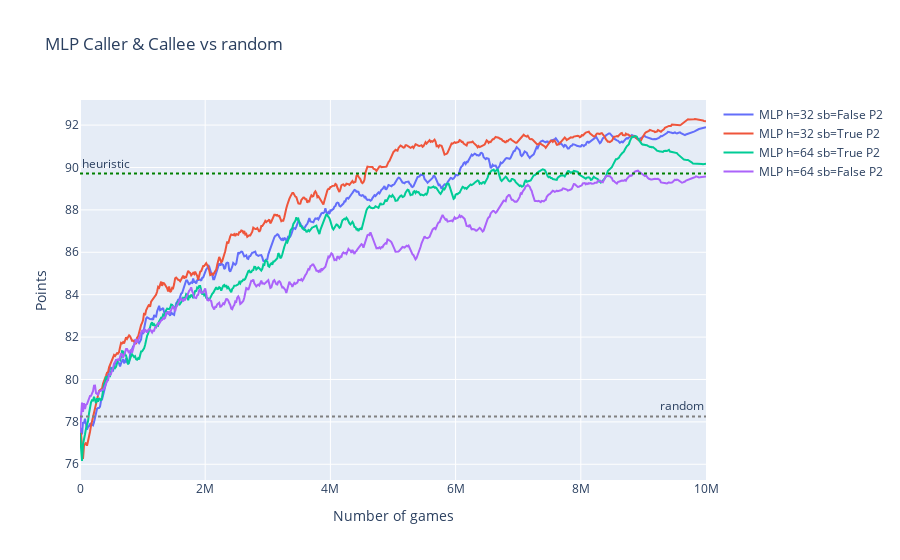
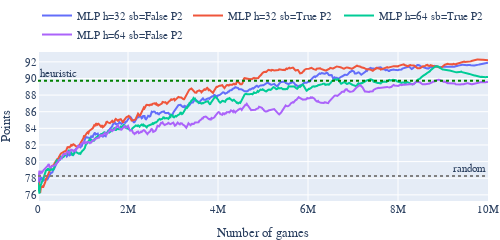
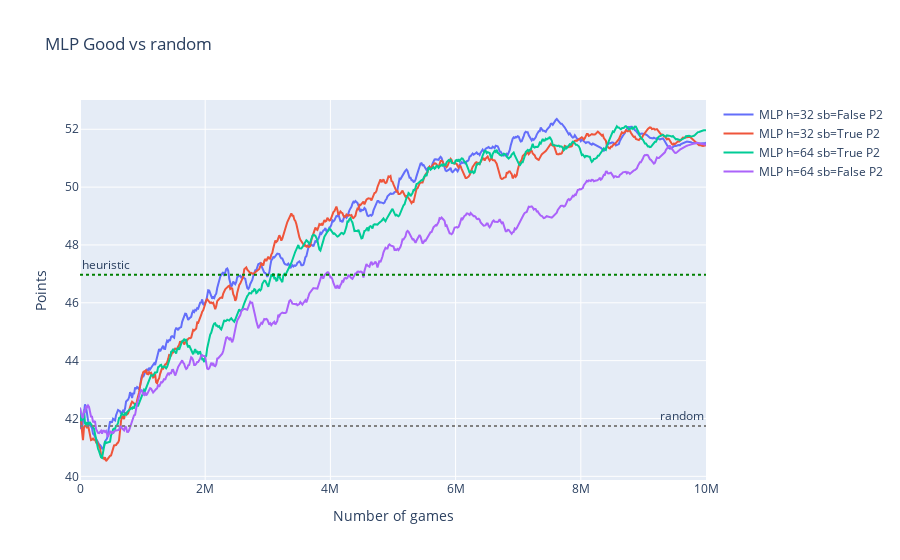
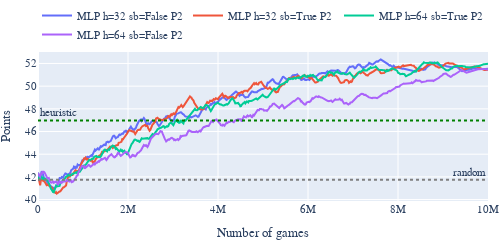

The notebook cell these images were saved under, in order:
### Code cell
plot_good_bad('MLP', names_nn_P2, 'P2_mlp', source_dir='P2_nocom_good_bad')
plot_good_bad('RNN', names_rnn_P2, 'P2_rnn', source_dir='P2_nocom_good_bad')

### Figure 1 — Plotly figure (JSON) as saved in the notebook; plotly's stock layout.template omitted (floating-point values rounded to 4 significant figures; data arrays with more than 128 entries replaced by an {"elided": "..."} marker saying what was removed)
{"data": [{"name": "MLP h=32 sb=False P2", "type": "scatter", "x": {"elided": "626 int values"}, "y": {"elided": "626 float values"}}, {"name": "MLP h=32 sb=True P2", "type": "scatter", "x": {"elided": "626 int values"}, "y": {"elided": "626 float values"}}, {"name": "MLP h=64 sb=True P2", "type": "scatter", "x": {"elided": "626 int values"}, "y": {"elided": "626 float values"}}, {"name": "MLP h=64 sb=False P2", "type": "scatter", "x": {"elided": "626 int values"}, "y": {"elided": "626 float values"}}], "layout": {"annotations": [{"showarrow": false, "text": "heuristic", "x": 0, "xanchor": "left", "xref": "x domain", "y": 89.71, "yanchor": "bottom", "yref": "y"}, {"showarrow": false, "text": "random", "x": 1, "xanchor": "right", "xref": "x domain", "y": 78.26, "yanchor": "bottom", "yref": "y"}], "shapes": [{"line": {"color": "green", "dash": "dot"}, "type": "line", "x0": 0, "x1": 1, "xref": "x domain", "y0": 89.71, "y1": 89.71, "yref": "y"}, {"line": {"color": "gray", "dash": "dot"}, "type": "line", "x0": 0, "x1": 1, "xref": "x domain", "y0": 78.26, "y1": 78.26, "yref": "y"}], "title": {"text": "MLP Caller & Callee vs random"}, "xaxis": {"title": {"text": "Number of games"}}, "yaxis": {"title": {"text": "Points"}}}}

### Figure 2 — Plotly figure (JSON) as saved in the notebook; plotly's stock layout.template omitted (floating-point values rounded to 4 significant figures; data arrays with more than 128 entries replaced by an {"elided": "..."} marker saying what was removed)
{"data": [{"name": "MLP h=32 sb=False P2", "type": "scatter", "x": {"elided": "626 int values"}, "y": {"elided": "626 float values"}}, {"name": "MLP h=32 sb=True P2", "type": "scatter", "x": {"elided": "626 int values"}, "y": {"elided": "626 float values"}}, {"name": "MLP h=64 sb=True P2", "type": "scatter", "x": {"elided": "626 int values"}, "y": {"elided": "626 float values"}}, {"name": "MLP h=64 sb=False P2", "type": "scatter", "x": {"elided": "626 int values"}, "y": {"elided": "626 float values"}}], "layout": {"annotations": [{"showarrow": false, "text": "heuristic", "x": 0, "xanchor": "left", "xref": "x domain", "y": 89.71, "yanchor": "bottom", "yref": "y"}, {"showarrow": false, "text": "random", "x": 1, "xanchor": "right", "xref": "x domain", "y": 78.26, "yanchor": "bottom", "yref": "y"}], "font": {"family": "Serif", "size": 11}, "height": 220, "legend": {"orientation": "h", "title": {"text": ""}, "x": 1, "xanchor": "right", "y": 1.02, "yanchor": "bottom"}, "margin": {"b": 1, "l": 5, "r": 5, "t": 1}, "shapes": [{"line": {"color": "green", "dash": "dot"}, "type": "line", "x0": 0, "x1": 1, "xref": "x domain", "y0": 89.71, "y1": 89.71, "yref": "y"}, {"line": {"color": "gray", "dash": "dot"}, "type": "line", "x0": 0, "x1": 1, "xref": "x domain", "y0": 78.26, "y1": 78.26, "yref": "y"}], "showlegend": true, "title": {"text": ""}, "width": 500, "xaxis": {"title": {"text": "Number of games"}}, "yaxis": {"nticks": 12, "title": {"text": "Points"}}}}

### Figure 3 — Plotly figure (JSON) as saved in the notebook; plotly's stock layout.template omitted (floating-point values rounded to 4 significant figures; data arrays with more than 128 entries replaced by an {"elided": "..."} marker saying what was removed)
{"data": [{"name": "MLP h=32 sb=False P2", "type": "scatter", "x": {"elided": "626 int values"}, "y": {"elided": "626 float values"}}, {"name": "MLP h=32 sb=True P2", "type": "scatter", "x": {"elided": "626 int values"}, "y": {"elided": "626 float values"}}, {"name": "MLP h=64 sb=True P2", "type": "scatter", "x": {"elided": "626 int values"}, "y": {"elided": "626 float values"}}, {"name": "MLP h=64 sb=False P2", "type": "scatter", "x": {"elided": "626 int values"}, "y": {"elided": "626 float values"}}], "layout": {"annotations": [{"showarrow": false, "text": "heuristic", "x": 0, "xanchor": "left", "xref": "x domain", "y": 46.97, "yanchor": "bottom", "yref": "y"}, {"showarrow": false, "text": "random", "x": 1, "xanchor": "right", "xref": "x domain", "y": 41.74, "yanchor": "bottom", "yref": "y"}], "shapes": [{"line": {"color": "green", "dash": "dot"}, "type": "line", "x0": 0, "x1": 1, "xref": "x domain", "y0": 46.97, "y1": 46.97, "yref": "y"}, {"line": {"color": "gray", "dash": "dot"}, "type": "line", "x0": 0, "x1": 1, "xref": "x domain", "y0": 41.74, "y1": 41.74, "yref": "y"}], "title": {"text": "MLP Good vs random"}, "xaxis": {"title": {"text": "Number of games"}}, "yaxis": {"title": {"text": "Points"}}}}

### Figure 4 — Plotly figure (JSON) as saved in the notebook; plotly's stock layout.template omitted (floating-point values rounded to 4 significant figures; data arrays with more than 128 entries replaced by an {"elided": "..."} marker saying what was removed)
{"data": [{"name": "MLP h=32 sb=False P2", "type": "scatter", "x": {"elided": "626 int values"}, "y": {"elided": "626 float values"}}, {"name": "MLP h=32 sb=True P2", "type": "scatter", "x": {"elided": "626 int values"}, "y": {"elided": "626 float values"}}, {"name": "MLP h=64 sb=True P2", "type": "scatter", "x": {"elided": "626 int values"}, "y": {"elided": "626 float values"}}, {"name": "MLP h=64 sb=False P2", "type": "scatter", "x": {"elided": "626 int values"}, "y": {"elided": "626 float values"}}], "layout": {"annotations": [{"showarrow": false, "text": "heuristic", "x": 0, "xanchor": "left", "xref": "x domain", "y": 46.97, "yanchor": "bottom", "yref": "y"}, {"showarrow": false, "text": "random", "x": 1, "xanchor": "right", "xref": "x domain", "y": 41.74, "yanchor": "bottom", "yref": "y"}], "font": {"family": "Serif", "size": 11}, "height": 220, "legend": {"orientation": "h", "title": {"text": ""}, "x": 1, "xanchor": "right", "y": 1.02, "yanchor": "bottom"}, "margin": {"b": 1, "l": 5, "r": 5, "t": 1}, "shapes": [{"line": {"color": "green", "dash": "dot"}, "type": "line", "x0": 0, "x1": 1, "xref": "x domain", "y0": 46.97, "y1": 46.97, "yref": "y"}, {"line": {"color": "gray", "dash": "dot"}, "type": "line", "x0": 0, "x1": 1, "xref": "x domain", "y0": 41.74, "y1": 41.74, "yref": "y"}], "showlegend": true, "title": {"text": ""}, "width": 500, "xaxis": {"title": {"text": "Number of games"}}, "yaxis": {"nticks": 12, "title": {"text": "Points"}}}}
